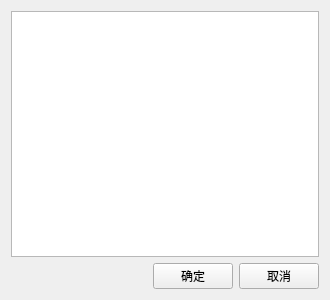
<?xml version="1.0" encoding="UTF-8"?>
<ui version="4.0">
 <class>PathBind</class>
 <widget class="QWidget" name="PathBind">
  <property name="geometry">
   <rect>
    <x>0</x>
    <y>0</y>
    <width>330</width>
    <height>300</height>
   </rect>
  </property>
  <property name="windowTitle">
   <string>Form</string>
  </property>
  <layout class="QGridLayout" name="gridLayout">
   <item row="0" column="0">
    <widget class="QListWidget" name="listWidget"/>
   </item>
   <item row="1" column="0">
    <layout class="QHBoxLayout" name="horizontalLayout">
     <item>
      <spacer name="horizontalSpacer">
       <property name="orientation">
        <enum>Qt::Horizontal</enum>
       </property>
       <property name="sizeHint" stdset="0">
        <size>
         <width>40</width>
         <height>20</height>
        </size>
       </property>
      </spacer>
     </item>
     <item>
      <widget class="QPushButton" name="pushButton">
       <property name="text">
        <string>确定</string>
       </property>
      </widget>
     </item>
     <item>
      <widget class="QPushButton" name="pushButton_2">
       <property name="text">
        <string>取消</string>
       </property>
      </widget>
     </item>
    </layout>
   </item>
  </layout>
 </widget>
 <resources/>
 <connections/>
</ui>
